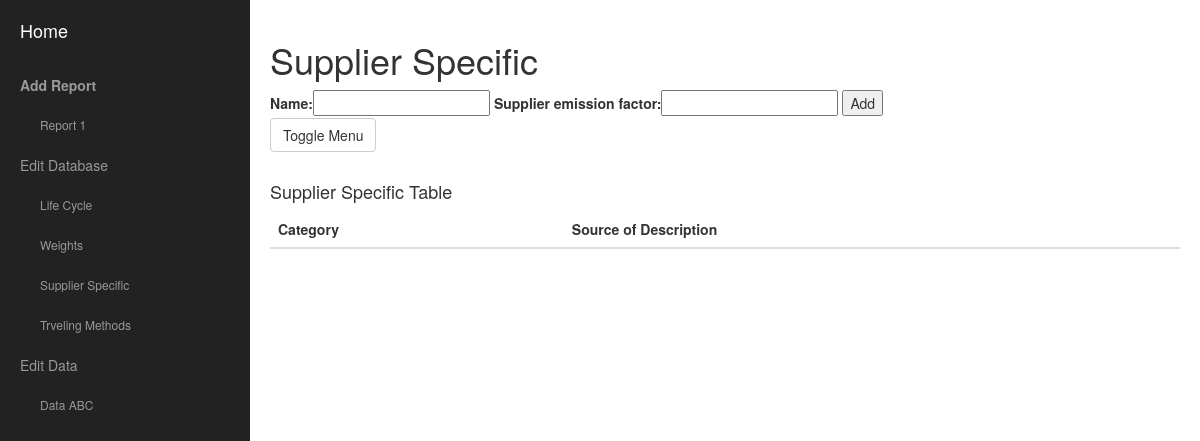
Page /projectcarbonapp/supplier_specific on the earlier database version.
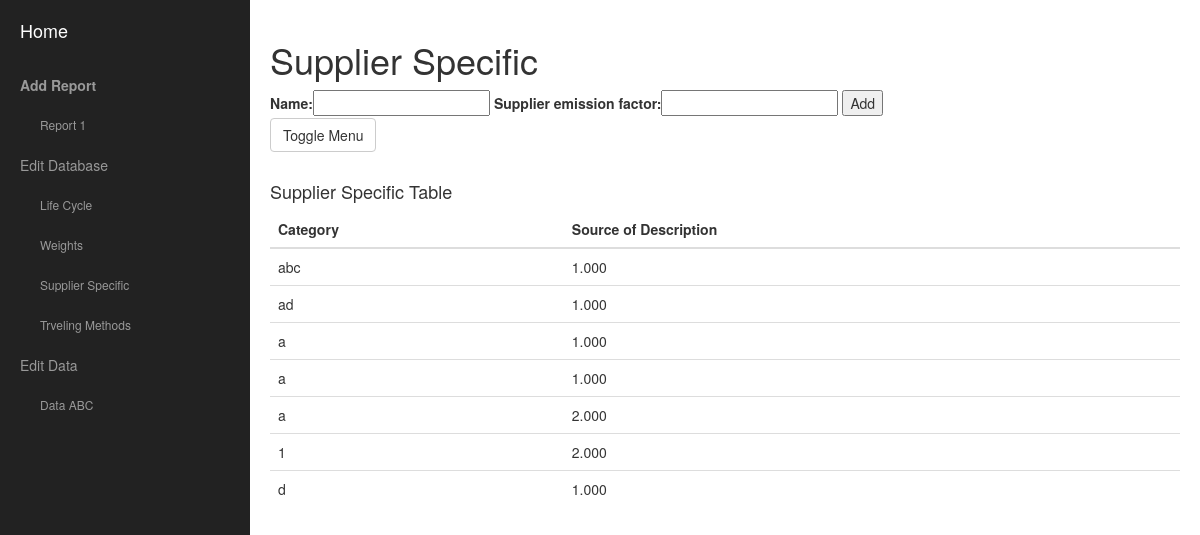
Same page on the later database version.
### ProjectCarbonApp/models.py (models this page shows)
class Supplier_specific(models.Model):
    name = models.CharField(max_length=430, null=True)
    supplier_emission_factor = models.DecimalField(max_digits=6, decimal_places=3)

### ProjectCarbonApp/views.py (the view)
def supplier_specific_view(request):
        context = {}
        context['test_msg'] = 'hi this is supplier specific'
        supplier_specific = Supplier_specific.objects.all()
        context['supplier_specific'] = supplier_specific
        if request.method == 'POST':
            form = supplierspecificForm(request.POST)
            context['form'] = form
            if form.is_valid():
                Supplier_specific.objects.create(name=request.POST['name'],supplier_emission_factor=request.POST['supplier_emission_factor'])
                return render(request, 'supplier_specific.html', context)
        else:
            form = supplierspecificForm()
            context['form'] = form
        return render(request, 'supplier_specific.html', context)

### ProjectCarbonApp/forms.py (shortened to what this page needs)
class supplierspecificForm(forms.Form):
    name = forms.CharField(max_length=20)
    supplier_emission_factor  = forms.DecimalField(max_digits=6, decimal_places=3)
    def __init__(self, *args, **kwargs):
        super(supplierspecificForm, self).__init__(*args, **kwargs)
        for field_name, field in self.fields.items():
            field.widget.attrs['class'] = 'supplierspecificForm'

### ProjectCarbonApp/templates/supplier_specific.html (shortened to what this page needs)
<!DOCTYPE html>
<html lang="en">
{% load staticfiles %}
<head>
    <link href="../static/css/bootstrap.min.css" rel="stylesheet">
    <link href="../static/css/simple-sidebar.css" rel="stylesheet">
</head>
<body>
    <div id="wrapper">
        <div id="sidebar-wrapper">
            <ul class="sidebar-nav">
                <li class="sidebar-brand">
                    <a href="{% url 'index' %}">
                        Home
                    </a>
                </li>
                <li>
                    <a href="{% url 'add_report_view' %}"><b>Add Report</b></a>
                </li>
                <li_s>
                    <a href="{% url 'report_one_view' %}">Report 1</a>
                 </li_s>
                 <li>
                    <a href="{% url 'editdatabase_view' %}">Edit Database</a>
                 </li>
                 <li_s>
                    <a href="{% url 'lifecycle_view' %}">Life Cycle </a>
                 </li_s>
                 <li_s>
                    <a href="{% url 'weights_view' %}">Weights</a>
                 </li_s>
                 <li_s>
                    <a href="{% url 'supplier_specific_view' %}">Supplier Specific</a>
                 </li_s>
                 <li_s>
                    <a href="{% url 'travelingmethods_view' %}">Trveling Methods</a>
                </li_s>
                 <li>
                    <a href="{% url 'editdata_view' %}">Edit Data</a>
                 </li>
                 <li_s>
                    <a href="{% url 'dataabc_view' %}">Data ABC</a>
                </li_s>
            </ul>
        </div>
        <div id="page-content-wrapper">
            <div class="container-fluid">
                <div class="row">
                    <div class="col-lg-12">
                        <h1>Supplier Specific </h1>
                        <form action="{% url 'supplier_specific_view' %}" method="post">
                             {{form}}
                            <button type="submit">Add</button>
                        </form>
                        <a href="#menu-toggle" class="btn btn-default" id="menu-toggle">Toggle Menu</a>
                    </div>
                </div>
            </div>
            <h4 style="margin-top:30px" >Supplier Specific Table</h4>
            <table class="table table-hover table">
            <thead>
                <tr>
                    <th>Category</th>
                    <th>Source of Description</th>
                </tr>
            </thead>
             {% for supplier_specific in supplier_specific %}
                <tr>
                    <td>{{supplier_specific.name}}</td>
                    <td>{{supplier_specific.supplier_emission_factor}}</td>
                </tr>
             {% endfor %}
            </table>
        </div>
    </div>
</body>
</html>

Differences in the rows shown:
added Supplier_specific: name "abc", supplier_emission_factor "1.000"
added Supplier_specific: name "ad", supplier_emission_factor "1.000"
added Supplier_specific: name "a", supplier_emission_factor "1.000"
added Supplier_specific: name "a", supplier_emission_factor "1.000"
added Supplier_specific: name "a", supplier_emission_factor "2.000"
added Supplier_specific: name "1", supplier_emission_factor "2.000"
added Supplier_specific: name "d", supplier_emission_factor "1.000"
